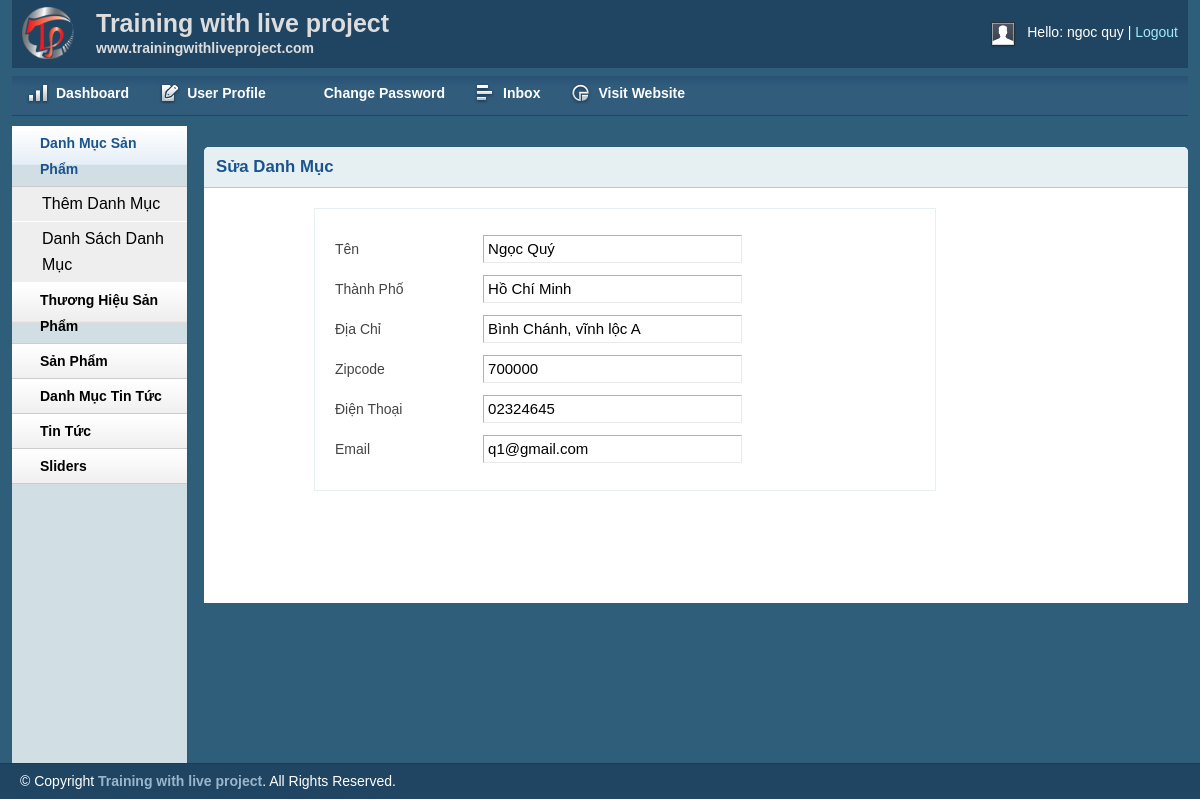
Screenshot of /admin/customer.php?customerid=3 (signed in) with the database file from the repository.
### tables this page shows
CREATE TABLE `tbl_customer` (
  `id` int(11) UNSIGNED NOT NULL,
  `name` varchar(200) NOT NULL,
  `address` varchar(200) NOT NULL,
  `city` varchar(30) NOT NULL,
  `zipcode` varchar(30) NOT NULL,
  `phone` varchar(30) NOT NULL,
  `email` varchar(30) NOT NULL,
  `password` varchar(32) NOT NULL
);

### lib/database.php (called while the page is built, shortened)
<?php
Class Database{
   public $host   = DB_HOST;
   public $user   = DB_USER;
   public $pass   = DB_PASS;
   public $dbname = DB_NAME;
   public $link;
private function connectDB(){
   $this->link = new mysqli($this->host, $this->user, $this->pass,
    $this->dbname);
    mysqli_set_charset($this->link,"utf8");
 }
public function select($query){
  $result = $this->link->query($query) or
   die($this->link->error.__LINE__);
  if($result->num_rows > 0){
    return $result;
  } else {
    return false;
  }
 }
}

### classes/customer.php (called while the page is built, shortened)
<?php
    $filepath = realpath(dirname(__FILE__));
    include_once($filepath.'/../lib/database.php');
?>
<?php
    class customer{
        private $db;
        public function __construct()
        {
            $this->db = new Database();
        }
        public function show_customer($id){
            $query = "select * from tbl_customer where id='$id' limit 1";
            $result = $this->db->select($query);
            return $result;
        }
    }
?>

### admin/customer.php (the view, shortened to what this page needs)
<?php include 'inc/header.php';?>
<?php include 'inc/sidebar.php';?>
<?php
    $filepath = realpath(dirname(__FILE__));
    include_once($filepath.'/../classes/customer.php');
?>
<?php
    $cs = new customer();
    	if(!isset($_GET['customerid']) || $_GET['customerid'] == null){
           echo "<script>window.location='inbox.php';</script>";
        }else{
            $id = $_GET['customerid'];
        }
?>
        <div class="grid_10">
            <div class="box round first grid">
                <h2>Sửa Danh Mục</h2>
               <div class="block copyblock">
               <?php
                     $get_customer = $cs->show_customer($id);
                     if($get_customer){
                        while($result = $get_customer->fetch_assoc()){ ?>
                 <form action="" method="POST">
                    <table class="form">
                        <tr>
                            <td>Tên</td>
                            <td>
                                <input type="text" readonly="readonly" name="catName" class="medium" value="<?= $result['name']?>" />
                            </td>
                        </tr>
                        <tr>
                            <td>Thành Phố</td>
                            <td>
                                <input type="text" readonly="readonly" name="catName" class="medium" value="<?= $result['city']?>" />
                            </td>
                        </tr>
                        <tr>
                            <td>Địa Chỉ</td>
                            <td>
                                <input type="text" readonly="readonly" name="catName" class="medium" value="<?= $result['address']?>" />
                            </td>
                        </tr>
                        <tr>
                            <td>Zipcode</td>
                            <td>
                                <input type="text" readonly="readonly" name="catName" class="medium" value="<?= $result['zipcode']?>" />
                            </td>
                        </tr>
                        <tr>
                            <td>Điện Thoại</td>
                            <td>
                                <input type="text" readonly="readonly" name="catName" class="medium" value="<?= $result['phone']?>" />
                            </td>
                        </tr>
                        <tr>
                            <td>Email</td>
                            <td>
                                <input type="text" readonly="readonly" name="catName" class="medium" value="<?= $result['email']?>" />
                            </td>
                        </tr>
                    </table>
                    </form>
                    <?php
                          }
                    }
                    ?>
                </div>
            </div>
        </div>
<?php include 'inc/footer.php';?>

### admin/css/text.css (style rules this page uses)
body { font: 13px/1.5 Tahoma, Helvetica, Arial, 'Liberation Sans', FreeSans, sans-serif; }
h2 { font-size: 23px; }
p, dl, hr, h1, h2, h3, h4, h5, h6, ol, ul, pre, table, address, fieldset { margin-bottom: 20px; }

### admin/css/grid.css (style rules this page uses)
.grid_1, .grid_2, .grid_3, .grid_4, .grid_5, .grid_6, .grid_7, .grid_8, .grid_9, .grid_10, .grid_11, .grid_12, .grid_13, .grid_14, .grid_15, .grid_16 { display: inline; float: left; margin-left: 1%; margin-right: 1%; }
.container_12 .grid_10 { width: 81.333%; }

### admin/css/layout.css (style rules this page uses)
body { background: #fff none repeat scroll 0 0; color: #444; font-size: 14px; padding: 0; }
h1, h2, h3, h4, h5, h6 { line-height:1.2em; margin-bottom:.3em; }
h2 { margin-top:1em; }
.box { background:#fff; margin-bottom:20px; padding:10px 10px 10px 10px; margin-left:-8px; }
.box.grid { padding-bottom:40px; }
.box.round { -moz-border-radius: 5px 5px 0px 0px; -webkit-border-radius: 5px 5px 0px 0px; border-radius: 5px 5px 0px 0px; }
.box h2 { font-size:1.2em; font-weight:bold; color:#1B548D; background:#E6F0F3; margin:-10px -10px 0 -10px; padding:10px 12px; border-bottom:1px solid #B3CBD6; -moz-border-radius: 5px 5px 0px 0px; -webkit-border-radius: 5px 5px 0px 0px; border-radius: 5px 5px 0px 0px; }
.box.first { min-height: 406px; }
.block { padding-top:20px; }
.copyblock { border: 1px solid #e6f0f3; line-height: 32px; margin-left: 100px; margin-top: 20px; padding-left: 20px; width: 600px; }
table.form { width:100%; }
table.form td { padding:4px 0px; }
table.form input, table.form select { font-size: 15px; padding: 4px 4px 5px 4px; border-top: 1px solid #b3b3b3; border-left: 1px solid #b3b3b3; border-right: 1px solid #eaeaea; border-bottom: 1px solid #eaeaea; }
input.medium { width: 55%; }
.block { padding-bottom:1px; }

### rows the page displays
tbl_customer: catName "Ngọc Quý", catName "Hồ Chí Minh", catName "Bình Chánh, vĩnh lộc A", catName "700000", catName "02324645", catName "q1@gmail.com"

### other values shown
Session::get('adminName') "ngoc quy"
